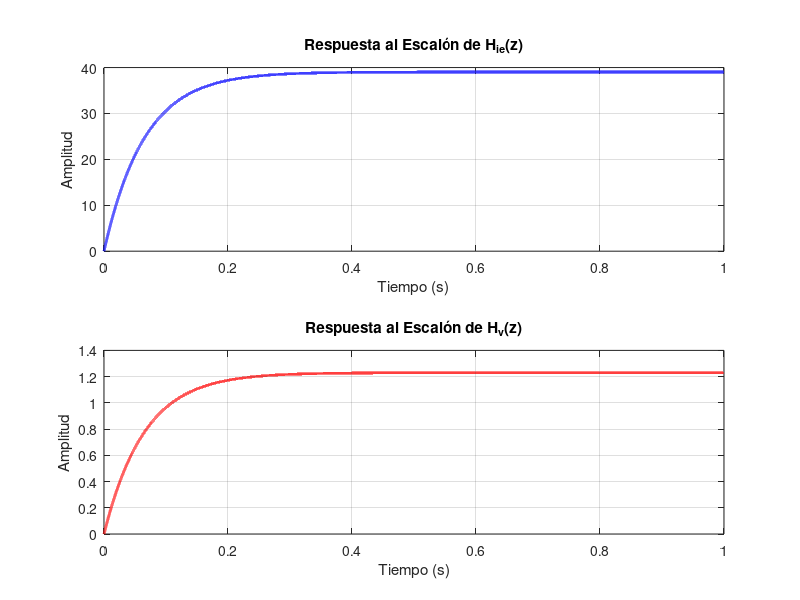

Reproduce this figure in MATLAB. (Note: this script raises an error after producing the figure.)
clear all;
close all;
clc;

% Definir parámetros del sistema
T = 10e-6; % Período de muestreo (s)
C = 1020e-6; % Capacitancia (F)
L = 1e-3; % Inductancia (H)
Vo = 800; % Voltaje de salida nominal (V)
P = 5000; % Potencia nominal (W)
R = Vo^2/P; %(ohm)
Vg = 230; %(Vrms)
Vp = Vg*sqrt(2); %(V)

% Ie igual para todas las fases
Ie = 2*Vo^2/(3*Vp*R); % Amplitud de la referencia


% Calcular el polo zp 
zp = 1 - (T/C) * ((3*Vp*Ie)/(2*Vo^2) + (1/R));


% Ganancias de las funciones de transferencia
gain_Hie = (3*T*Vp)/(2*C*Vo); % Ganancia para Hie
gain_Hvp = (3*T*Ie)/(2*C*Vo); % Ganancia para Hvp


% Definir las funciones de transferencia en el dominio discreto
% Numerador y denominador para Hie
num_Hie = gain_Hie; 
den_Hie = [1, -zp]; % Denominador: z - zp
Hie = tf(num_Hie, den_Hie, T); % Función de transferencia para ie

% Numerador y denominador para Hvp
num_Hvp = gain_Hvp;
den_Hvp = [1, -zp]; % Denominador: z - zp
Hvp = tf(num_Hvp, den_Hvp, T); % Función de transferencia para vp


t = 1; % Tiempo de simulación (1 ms)

% Respuesta al escalón para Hie
[y_ie, t_ie] = step(Hie, t);

% Respuesta al escalón para Hvp
[y_vp, t_vp] = step(Hvp, t);

% Graficar las respuestas
figure('Position', [100, 100, 1000, 600]);

% Respuesta de Hie
subplot(2, 1, 1);
plot(t_ie, y_ie, 'b', 'LineWidth', 2);
grid on;
title('Respuesta al Escalón de H_{ie}(z)');
xlabel('Tiempo (s)');
ylabel('Amplitud');

% Respuesta de Hvp
subplot(2, 1, 2);
plot(t_vp, y_vp, 'r', 'LineWidth', 2);
grid on;
title('Respuesta al Escalón de H_{v}(z)');
xlabel('Tiempo (s)');
ylabel('Amplitud');


% Título
sgtitle('Respuesta de las Funciones de Transferencia');

% Funciones de transferencia:
disp('Función de transferencia Hie:');
Hie
disp('Función de transferencia Hvp:');
Hvp


% Parámetros del controlador PID
Kp = 6.7016;
Ki = 2726.3288;
Kd = 0.00019818;
Ts = 10e-6; % Periodo de muestreo

% Cálculo de los coeficientes de la función de transferencia Gc(z)
% Numerador: b0*z^2 + b1*z + b2
b0 = Kd;
b1 = Kp*Ts - 2 * Kd;
b2 = Ki * Ts^2 + Kd - Kp*Ts;

% Denominador: a0*z + a1
a0 = Ts;
a1 = -Ts;

% Vectores de coeficientes
num_Gc = [b0, b1, b2];
den_Gc = [a0, a1]; 

% Crear el objeto de función de transferencia discreta
Gc = tf(num_Gc, den_Gc, Ts);

% Mostrar la función de transferencia resultante
disp('Función de transferencia Gc(z):');
Gc
%pidTuner(Hie)
%sisotool(Hie,Gc)
